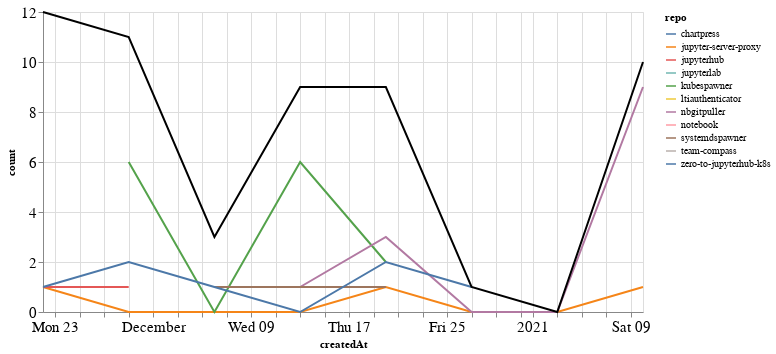

Write notebook code for a chart like this one.
### Markdown cell above
### Comments

### Code cell
comments_time = comments.groupby('repo').resample('W', on='createdAt').count()['author'].reset_index()
comments_time = comments_time.rename(columns={'author': 'count'})
comments_time_total = comments_time.groupby('createdAt').agg({"count": "sum"}).reset_index()
ch1 = alt.Chart(comments_time, width=600).mark_line().encode(
    x='createdAt',
    y='count',
    color='repo',
    tooltip="repo"
)

ch2 = alt.Chart(comments_time_total, width=600).mark_line(color="black").encode(
    x='createdAt',
    y='count',
)

ch1 + ch2

### Figure 1 — Vega-Lite specification as saved in the notebook (floating-point values rounded to 4 significant figures)
{"config": {"axisLeft": {"labelFontSize": 15}, "axisBottom": {"labelFontSize": 15}}, "layer": [{"data": {"name": "data-cf53857e22a8756e286ac0c697163b4c"}, "mark": "line", "encoding": {"color": {"type": "nominal", "field": "repo"}, "tooltip": {"type": "nominal", "field": "repo"}, "x": {"type": "temporal", "field": "createdAt"}, "y": {"type": "quantitative", "field": "count"}}, "width": 600}, {"data": {"name": "data-445f9edfe30f697f3ccf36761c8759d7"}, "mark": {"type": "line", "color": "black"}, "encoding": {"x": {"type": "temporal", "field": "createdAt"}, "y": {"type": "quantitative", "field": "count"}}, "width": 600}], "$schema": "https://vega.github.io/schema/vega-lite/v4.8.1.json", "datasets": {"data-cf53857e22a8756e286ac0c697163b4c": [{"repo": "chartpress", "createdAt": "2020-11-22T00:00:00", "count": 3}, {"repo": "jupyter-server-proxy", "createdAt": "2020-11-22T00:00:00", "count": 1}, {"repo": "jupyter-server-proxy", "createdAt": "2020-11-29T00:00:00", "count": 0}, {"repo": "jupyter-server-proxy", "createdAt": "2020-12-06T00:00:00", "count": 0}, {"repo": "jupyter-server-proxy", "createdAt": "2020-12-13T00:00:00", "count": 0}, {"repo": "jupyter-server-proxy", "createdAt": "2020-12-20T00:00:00", "count": 1}, {"repo": "jupyter-server-proxy", "createdAt": "2020-12-27T00:00:00", "count": 0}, {"repo": "jupyter-server-proxy", "createdAt": "2021-01-03T00:00:00", "count": 0}, {"repo": "jupyter-server-proxy", "createdAt": "2021-01-10T00:00:00", "count": 1}, {"repo": "jupyterhub", "createdAt": "2020-11-22T00:00:00", "count": 1}, {"repo": "jupyterhub", "createdAt": "2020-11-29T00:00:00", "count": 1}, {"repo": "jupyterlab", "createdAt": "2020-11-22T00:00:00", "count": 5}, {"repo": "kubespawner", "createdAt": "2020-11-29T00:00:00", "count": 6}, {"repo": "kubespawner", "createdAt": "2020-12-06T00:00:00", "count": 0}, {"repo": "kubespawner", "createdAt": "2020-12-13T00:00:00", "count": 6}, {"repo": "kubespawner", "createdAt": "2020-12-20T00:00:00", "count": 2}, {"repo": "ltiauthenticator", "createdAt": "2020-12-06T00:00:00", "count": 1}, {"repo": "ltiauthenticator", "createdAt": "2020-12-13T00:00:00", "count": 1}, {"repo": "nbgitpuller", "createdAt": "2020-12-13T00:00:00", "count": 1}, {"repo": "nbgitpuller", "createdAt": "2020-12-20T00:00:00", "count": 3}, {"repo": "nbgitpuller", "createdAt": "2020-12-27T00:00:00", "count": 0}, {"repo": "nbgitpuller", "createdAt": "2021-01-03T00:00:00", "count": 0}, {"repo": "nbgitpuller", "createdAt": "2021-01-10T00:00:00", "count": 9}, {"repo": "notebook", "createdAt": "2020-11-22T00:00:00", "count": 1}, {"repo": "systemdspawner", "createdAt": "2020-12-06T00:00:00", "count": 1}, {"repo": "systemdspawner", "createdAt": "2020-12-13T00:00:00", "count": 1}, {"repo": "systemdspawner", "createdAt": "2020-12-20T00:00:00", "count": 1}, {"repo": "team-compass", "createdAt": "2020-11-29T00:00:00", "count": 2}, {"repo": "zero-to-jupyterhub-k8s", "createdAt": "2020-11-22T00:00:00", "count": 1}, {"repo": "zero-to-jupyterhub-k8s", "createdAt": "2020-11-29T00:00:00", "count": 2}, {"repo": "zero-to-jupyterhub-k8s", "createdAt": "2020-12-06T00:00:00", "count": 1}, {"repo": "zero-to-jupyterhub-k8s", "createdAt": "2020-12-13T00:00:00", "count": 0}, {"repo": "zero-to-jupyterhub-k8s", "createdAt": "2020-12-20T00:00:00", "count": 2}, {"repo": "zero-to-jupyterhub-k8s", "createdAt": "2020-12-27T00:00:00", "count": 1}], "data-445f9edfe30f697f3ccf36761c8759d7": [{"createdAt": "2020-11-22T00:00:00", "count": 12}, {"createdAt": "2020-11-29T00:00:00", "count": 11}, {"createdAt": "2020-12-06T00:00:00", "count": 3}, {"createdAt": "2020-12-13T00:00:00", "count": 9}, {"createdAt": "2020-12-20T00:00:00", "count": 9}, {"createdAt": "2020-12-27T00:00:00", "count": 1}, {"createdAt": "2021-01-03T00:00:00", "count": 0}, {"createdAt": "2021-01-10T00:00:00", "count": 10}]}}
